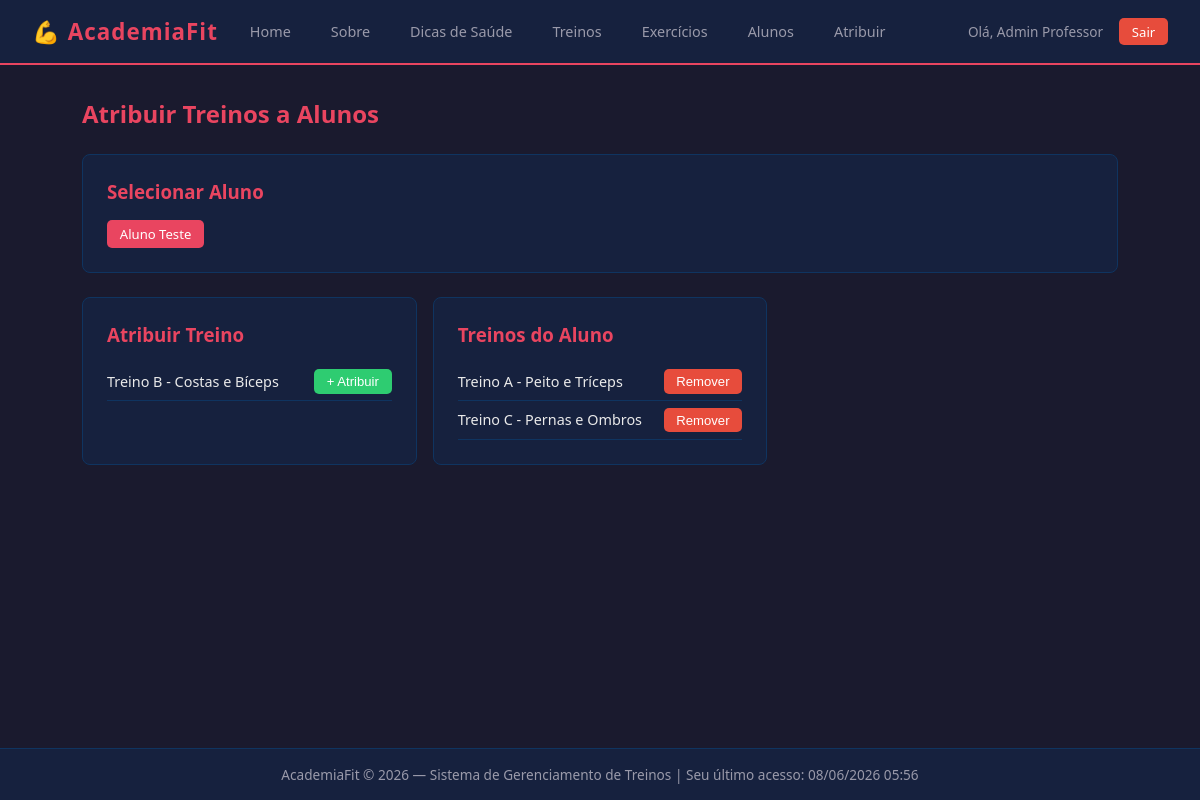
Screenshot of /index.php?pagina=atribuir&aluno=2 (signed in) with the database file from the repository.
### tables this page shows
CREATE TABLE usuarios (
    id INT AUTO_INCREMENT PRIMARY KEY,
    nome VARCHAR(100) NOT NULL,
    email VARCHAR(150) UNIQUE NOT NULL,
    senha VARCHAR(255) NOT NULL,
    tipo_usuario ENUM('admin','aluno') DEFAULT 'aluno',
    ultimo_acesso DATETIME DEFAULT NULL,
    criado_em DATETIME DEFAULT CURRENT_TIMESTAMP
);

CREATE TABLE treinos (
    id INT AUTO_INCREMENT PRIMARY KEY,
    nome VARCHAR(100) NOT NULL,
    descricao TEXT,
    id_professor INT NOT NULL,
    criado_em DATETIME DEFAULT CURRENT_TIMESTAMP,
    FOREIGN KEY (id_professor) REFERENCES usuarios(id) ON DELETE CASCADE
);

### app/controller/TreinoController.php (called while the page is built, shortened)
<?php
require_once __DIR__ . '/../model/Treino.php';
require_once __DIR__ . '/../model/Usuario.php';
class TreinoController {
    public function paginaAtribuir(): void {
        $modelU  = new Usuario();
        $modelT  = new Treino();
        $alunos  = $modelU->listarAlunos();
        $treinos = $modelT->listar();
        $id_aluno_sel = (int)($_GET['aluno'] ?? 0);
        $treinos_aluno = $id_aluno_sel ? $modelT->treinosDoAluno($id_aluno_sel) : [];
        require __DIR__ . '/../view/atribuir.php';
    }
}

### app/core/Conexao.php (called while the page is built)
<?php
class Conexao {
    private static ?PDO $instancia = null;
    public static function getConexao(): PDO {
        if (self::$instancia === null) {
            try {
                self::$instancia = new PDO(
                    'mysql:host=localhost;dbname=academia;charset=utf8mb4',
                    'root',
                    '',
                    [
                        PDO::ATTR_ERRMODE            => PDO::ERRMODE_EXCEPTION,
                        PDO::ATTR_DEFAULT_FETCH_MODE => PDO::FETCH_ASSOC,
                    ]
                );
            } catch (PDOException $e) {
                die('Erro de conexão: ' . $e->getMessage());
            }
        }
        return self::$instancia;
    }
}

### app/model/Usuario.php (called while the page is built, shortened)
<?php
require_once __DIR__ . '/../core/Conexao.php';
class Usuario {
    private PDO $db;
    public function __construct() {
        $this->db = Conexao::getConexao();
    }
    public function listarAlunos(): array {
        $stmt = $this->db->query("SELECT * FROM usuarios WHERE tipo_usuario = 'aluno' ORDER BY nome");
        return $stmt->fetchAll();
    }
}

### app/model/Treino.php (called while the page is built, shortened)
<?php
require_once __DIR__ . '/../core/Conexao.php';
class Treino {
    private PDO $db;
    public function __construct() {
        $this->db = Conexao::getConexao();
    }
    public function listar(): array {
        $stmt = $this->db->query(
            'SELECT t.*, u.nome AS professor FROM treinos t
             JOIN usuarios u ON t.id_professor = u.id
             ORDER BY t.nome'
        );
        return $stmt->fetchAll();
    }
    public function treinosDoAluno(int $id_aluno): array {
        $stmt = $this->db->prepare(
            'SELECT t.*, u.nome AS professor FROM aluno_treino at2
             JOIN treinos t ON at2.id_treino = t.id
             JOIN usuarios u ON t.id_professor = u.id
             WHERE at2.id_aluno = ?'
        );
        $stmt->execute([$id_aluno]);
        return $stmt->fetchAll();
    }
}

### app/view/atribuir.php (the view, shortened to what this page needs)
<?php require __DIR__ . '/header.php'; ?>
<main>
    <div class="page-title">
        <h2>Atribuir Treinos a Alunos</h2>
    </div>
    <div class="card" style="margin-bottom:1.5rem">
        <h3 style="margin-bottom:1rem">Selecionar Aluno</h3>
        <div style="display:flex;gap:.5rem;flex-wrap:wrap">
            <?php foreach ($alunos as $a): ?>
                <a href="index.php?pagina=atribuir&aluno=<?= $a['id'] ?>"
                   class="btn <?= $id_aluno_sel === $a['id'] ? 'btn-primario' : 'btn-secundario' ?> btn-sm">
                    <?= htmlspecialchars($a['nome']) ?>
                </a>
            <?php endforeach; ?>
        </div>
    </div>
    <?php if ($id_aluno_sel): ?>
        <div class="grid-2">
            <div class="card">
                <h3 style="margin-bottom:1rem">Atribuir Treino</h3>
                <?php
                $ids_aluno = array_column($treinos_aluno, 'id');
                foreach ($treinos as $t):
                    if (in_array($t['id'], $ids_aluno)) continue;
                ?>
                <div style="display:flex;justify-content:space-between;align-items:center;padding:.4rem 0;border-bottom:1px solid var(--borda)">
                    <span style="font-size:.9rem"><?= htmlspecialchars($t['nome']) ?></span>
                    <form method="POST" action="index.php?pagina=treino_atribuir">
                        <button class="btn btn-sucesso btn-sm">+ Atribuir</button>
                    </form>
                </div>
                <?php endforeach; ?>
            </div>
            <div class="card">
                <h3 style="margin-bottom:1rem">Treinos do Aluno</h3>
                <?php if (empty($treinos_aluno)): ?>
                    <p style="color:var(--texto-muted)">Nenhum treino atribuído.</p>
                <?php else: ?>
                    <?php foreach ($treinos_aluno as $t): ?>
                    <div style="display:flex;justify-content:space-between;align-items:center;padding:.4rem 0;border-bottom:1px solid var(--borda)">
                        <span style="font-size:.9rem"><?= htmlspecialchars($t['nome']) ?></span>
                        <form method="POST" action="index.php?pagina=treino_atribuir">
                            <button class="btn btn-perigo btn-sm">Remover</button>
                        </form>
                    </div>
                    <?php endforeach; ?>
                <?php endif; ?>
            </div>
        </div>
    <?php endif; ?>
</main>
<?php require __DIR__ . '/footer.php'; ?>

### public/css/style.css (style rules this page uses)
:root { --primario: #1a1a2e; --secundario: #16213e; --acento: #e94560; --acento2: #0f3460; --texto: #eaeaea; --texto-muted: #9a9aaa; --card-bg: #16213e; --borda: #0f3460; --sucesso: #2ecc71; --erro: #e74c3c; --fonte: 'Segoe UI', system-ui, sans-serif; }
* { box-sizing: border-box; margin: 0; padding: 0; }
body { font-family: var(--fonte); background: var(--primario); color: var(--texto); min-height: 100vh; display: flex; flex-direction: column; }
main { flex: 1; padding: 2rem; max-width: 1100px; width: 100%; margin: 0 auto; }
.card { background: var(--card-bg); border: 1px solid var(--borda); border-radius: 8px; padding: 1.5rem; margin-bottom: 1rem; }
.card h3 { color: var(--acento); margin-bottom: .5rem; }
.grid-2 { display: grid; grid-template-columns: repeat(auto-fill, minmax(280px, 1fr)); gap: 1rem; }
.btn { display: inline-block; padding: .5rem 1.2rem; border-radius: 5px; border: none; cursor: pointer; font-size: .9rem; text-decoration: none; transition: opacity .2s; }
.btn-primario { background: var(--acento); color: #fff; }
.btn-perigo { background: var(--erro); color: #fff; }
.btn-sucesso { background: var(--sucesso); color: #fff; }
.btn-sm { padding: .3rem .8rem; font-size: .82rem; }
.page-title { display: flex; align-items: center; justify-content: space-between; margin-bottom: 1.5rem; flex-wrap: wrap; gap: .5rem; }
.page-title h2 { color: var(--acento); }

### rows the page displays
usuarios: nome "Aluno Teste"
treinos: nome "Treino B - Costas e Bíceps"
treinos: nome "Treino A - Peito e Tríceps"
treinos: nome "Treino C - Pernas e Ombros"

### other values shown
$_SESSION['usuario_nome'] "Admin Professor"
$ultimo "08/06/2026 05:56"
